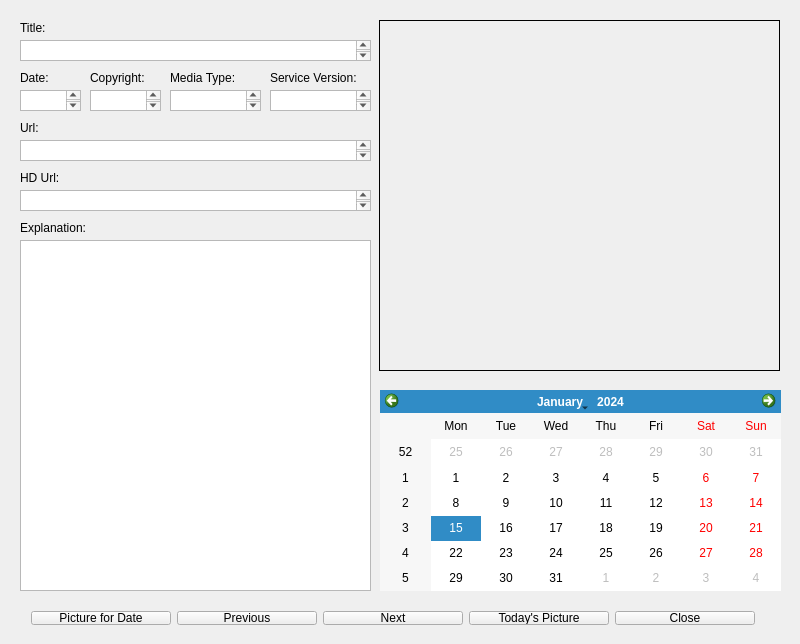
<?xml version="1.0" encoding="UTF-8"?>
<ui version="4.0">
 <class>MainWindow</class>
 <widget class="QMainWindow" name="MainWindow">
  <property name="geometry">
   <rect>
    <x>0</x>
    <y>0</y>
    <width>800</width>
    <height>644</height>
   </rect>
  </property>
  <property name="windowTitle">
   <string>MainWindow</string>
  </property>
  <widget class="QWidget" name="centralWidget">
   <widget class="QLabel" name="pictureBox">
    <property name="geometry">
     <rect>
      <x>379</x>
      <y>20</y>
      <width>401</width>
      <height>351</height>
     </rect>
    </property>
    <property name="autoFillBackground">
     <bool>true</bool>
    </property>
    <property name="frameShape">
     <enum>QFrame::Box</enum>
    </property>
    <property name="text">
     <string/>
    </property>
    <property name="scaledContents">
     <bool>true</bool>
    </property>
   </widget>
   <widget class="QTextEdit" name="textExplanation">
    <property name="geometry">
     <rect>
      <x>20</x>
      <y>240</y>
      <width>351</width>
      <height>351</height>
     </rect>
    </property>
    <property name="readOnly">
     <bool>true</bool>
    </property>
   </widget>
   <widget class="QWidget" name="layoutWidget">
    <property name="geometry">
     <rect>
      <x>20</x>
      <y>600</y>
      <width>746</width>
      <height>36</height>
     </rect>
    </property>
    <layout class="QHBoxLayout" name="horizontalLayout">
     <item>
      <widget class="QPushButton" name="btnPicture">
       <property name="text">
        <string>Picture for Date</string>
       </property>
      </widget>
     </item>
     <item>
      <widget class="QPushButton" name="btnPrevious">
       <property name="text">
        <string>Previous</string>
       </property>
      </widget>
     </item>
     <item>
      <widget class="QPushButton" name="btnNext">
       <property name="text">
        <string>Next</string>
       </property>
      </widget>
     </item>
     <item>
      <widget class="QPushButton" name="btnToday">
       <property name="text">
        <string>Today's Picture</string>
       </property>
      </widget>
     </item>
     <item>
      <widget class="QPushButton" name="btnClose">
       <property name="text">
        <string>Close</string>
       </property>
      </widget>
     </item>
    </layout>
   </widget>
   <widget class="QLabel" name="label_2">
    <property name="geometry">
     <rect>
      <x>20</x>
      <y>220</y>
      <width>91</width>
      <height>16</height>
     </rect>
    </property>
    <property name="text">
     <string>Explanation:</string>
    </property>
   </widget>
   <widget class="QLabel" name="label_3">
    <property name="geometry">
     <rect>
      <x>20</x>
      <y>70</y>
      <width>59</width>
      <height>16</height>
     </rect>
    </property>
    <property name="text">
     <string>Date:</string>
    </property>
   </widget>
   <widget class="QLabel" name="label_4">
    <property name="geometry">
     <rect>
      <x>90</x>
      <y>70</y>
      <width>71</width>
      <height>16</height>
     </rect>
    </property>
    <property name="text">
     <string>Copyright:</string>
    </property>
   </widget>
   <widget class="QLabel" name="label_5">
    <property name="geometry">
     <rect>
      <x>20</x>
      <y>170</y>
      <width>59</width>
      <height>16</height>
     </rect>
    </property>
    <property name="text">
     <string>HD Url:</string>
    </property>
   </widget>
   <widget class="QLabel" name="label_6">
    <property name="geometry">
     <rect>
      <x>170</x>
      <y>70</y>
      <width>91</width>
      <height>16</height>
     </rect>
    </property>
    <property name="text">
     <string>Media Type:</string>
    </property>
   </widget>
   <widget class="QLabel" name="label_7">
    <property name="geometry">
     <rect>
      <x>270</x>
      <y>70</y>
      <width>101</width>
      <height>16</height>
     </rect>
    </property>
    <property name="text">
     <string>Service Version:</string>
    </property>
   </widget>
   <widget class="QLabel" name="label_8">
    <property name="geometry">
     <rect>
      <x>20</x>
      <y>20</y>
      <width>59</width>
      <height>16</height>
     </rect>
    </property>
    <property name="text">
     <string>Title:</string>
    </property>
   </widget>
   <widget class="QLabel" name="label_9">
    <property name="geometry">
     <rect>
      <x>20</x>
      <y>120</y>
      <width>59</width>
      <height>16</height>
     </rect>
    </property>
    <property name="text">
     <string>Url:</string>
    </property>
   </widget>
   <widget class="QTextEdit" name="textTitle">
    <property name="geometry">
     <rect>
      <x>20</x>
      <y>40</y>
      <width>351</width>
      <height>21</height>
     </rect>
    </property>
    <property name="readOnly">
     <bool>true</bool>
    </property>
   </widget>
   <widget class="QTextEdit" name="textServiceVersion">
    <property name="geometry">
     <rect>
      <x>270</x>
      <y>90</y>
      <width>101</width>
      <height>21</height>
     </rect>
    </property>
    <property name="readOnly">
     <bool>true</bool>
    </property>
   </widget>
   <widget class="QTextEdit" name="textMediaType">
    <property name="geometry">
     <rect>
      <x>170</x>
      <y>90</y>
      <width>91</width>
      <height>21</height>
     </rect>
    </property>
    <property name="readOnly">
     <bool>true</bool>
    </property>
   </widget>
   <widget class="QTextEdit" name="textDate">
    <property name="geometry">
     <rect>
      <x>20</x>
      <y>90</y>
      <width>61</width>
      <height>21</height>
     </rect>
    </property>
    <property name="readOnly">
     <bool>true</bool>
    </property>
   </widget>
   <widget class="QTextEdit" name="textUrl">
    <property name="geometry">
     <rect>
      <x>20</x>
      <y>140</y>
      <width>351</width>
      <height>21</height>
     </rect>
    </property>
    <property name="readOnly">
     <bool>true</bool>
    </property>
   </widget>
   <widget class="QTextEdit" name="textCopyright">
    <property name="geometry">
     <rect>
      <x>90</x>
      <y>90</y>
      <width>71</width>
      <height>21</height>
     </rect>
    </property>
    <property name="readOnly">
     <bool>true</bool>
    </property>
   </widget>
   <widget class="QTextEdit" name="textHDUrl">
    <property name="geometry">
     <rect>
      <x>20</x>
      <y>190</y>
      <width>351</width>
      <height>21</height>
     </rect>
    </property>
    <property name="readOnly">
     <bool>true</bool>
    </property>
   </widget>
   <widget class="QCalendarWidget" name="calendarWidget">
    <property name="geometry">
     <rect>
      <x>380</x>
      <y>390</y>
      <width>401</width>
      <height>201</height>
     </rect>
    </property>
   </widget>
  </widget>
 </widget>
 <layoutdefault spacing="6" margin="11"/>
 <resources/>
 <connections/>
</ui>
